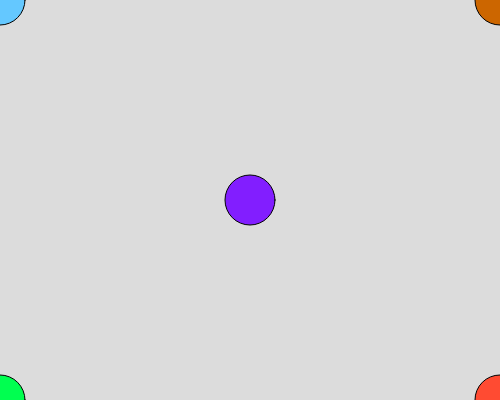
Frame 1 (no input)
Frame 60 (no input): identical to frame 1, image omitted
Frame 120 (the mouse pressed at the canvas centre since frame 60): identical to frame 1, image omitted

The p5.js sketch that drew this single still picture (run headless with seeded random() and noise() and a simulated clock; from frame 60 on, the mouse is pressed at the canvas centre):

// p5.js sketch
// ── sketch.js
// Coordinate Systems
// Jayden Johnson
// 9/11/2024
// Looking at how coordinates work in p5.js



function setup() {
  print("setup runs once, at the start.")
  createCanvas(500, 400);
  
}

function draw() {
  //run over and over (targeting 60fps)
  background(220);
  drawCircles()
  
  

}
function drawCircles(){
  //draw some circles
  fill(100,200,255);
  circle(0,0,50);
  
  fill(204,102,0);
  circle(width,0,50);

  fill(255,75,50);
  circle(width,height,50);

  fill(0,255,80);
  circle(0,height,50);

  fill(130,30,255);
  circle(width/2,height/2,50);
}
